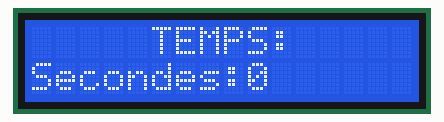
This sketch was run on a simulated Arduino Uno, built with avr-gcc and run on an emulated ATmega328P. Shown: 16×2 character LCD.

Above: at 0.1 s.
At 4.1 s:
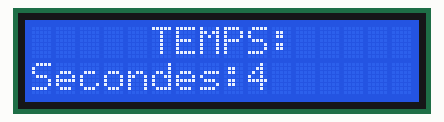
At 9.1 s:
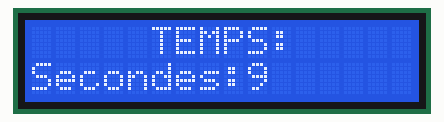
At 19.2 s:
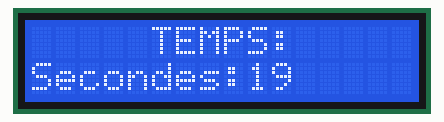
At 28.2 s:
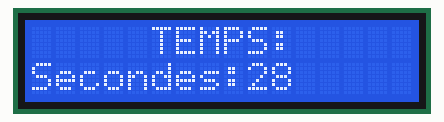
At 38.2 s:
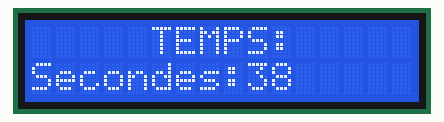

Measured:
- what the display in image 1 shows lasts 1.0 s, from 4.1 s to 5.1 s

The sketch:

timer.ino
```cpp
#include <Wire.h>
#include <LiquidCrystal_I2C.h>

LiquidCrystal_I2C lcd(0x27,16,2);   // Addressage de notre écran LCD à l'addresse 0x27
                                    // en définissant les dimensions (16 colonnes, 2 lignes)

void setup()
{
  lcd.init();                       // Initialisation de l'écran LCD
  lcd.backlight();                  // Allumage de l'éclairage de l'écran.
  lcd.setCursor(5,0);               // Positionnement du curseur à la 6èle colonne à la 1ère ligne
  lcd.print("TEMPS:");              // Affichage du message "TEMPS" sur l'écran LCD
  lcd.setCursor(0,1);               // Positionnement du curseur à la 1ère colonne à la 2ème ligne
  lcd.print("Secondes:");           // Affichage du message "Secondes:" sur l'écran LCD
}

void loop()
{
    lcd.setCursor(9,1);             // positionnement du curseur à la 10ème colonnes à la 2 ème ligne.
    lcd.print(millis() / 1000);     // Affichage du nombre de secondes écoulées
                                    // depuis le démarrage du programme.
    delay(1000);                    // Attente de 1 seconde entre chaque rafraichissement
}
```
